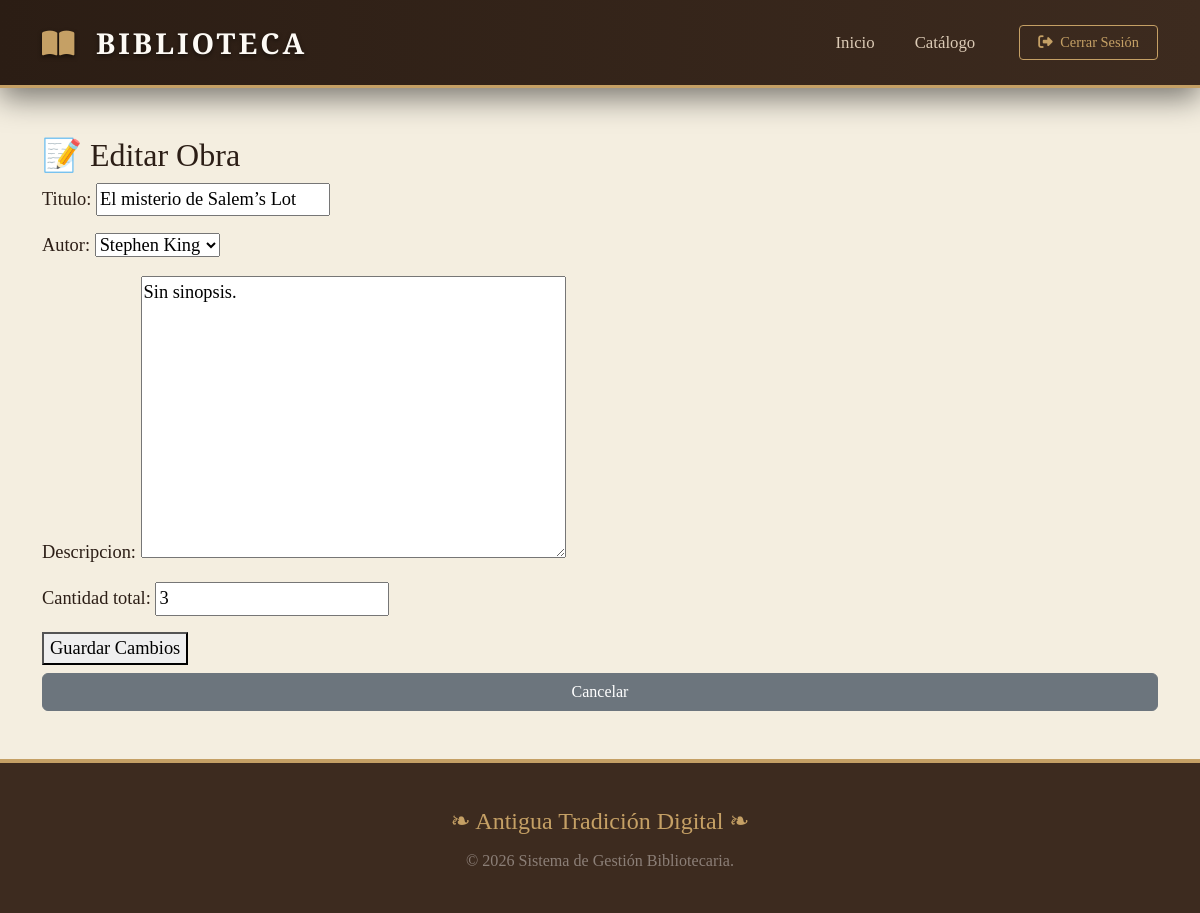
The app's page /libros/70/editar/ (signed in) with its own data.
### Gestion/models.py (models this page shows, shortened)
class Libro(models.Model):
    titulo = models.CharField(max_length=200)
    isbn = models.CharField(max_length=13, unique=True, null=True, blank=True)
    descripcion = models.TextField(blank=True, null=True)
    autor = models.ForeignKey(Autor, related_name="libros", on_delete=models.PROTECT)
    cantidad_total = models.PositiveIntegerField(default=1)
    ejemplares_disponibles = models.IntegerField(default=1)
    portada = models.ImageField(upload_to='portadas/', blank=True, null=True)
    disponible = models.BooleanField(default=True)

### Gestion/views.py (the view)
# urls.py: path('libros/<int:pk>/editar/', LibroUpdateView.as_view(), name='libro_editar'), # Antes era libro_update en el template
class LibroUpdateView(LoginRequiredMixin, StaffBodegaMixin, UpdateView):
    model = Libro
    fields = ['titulo', 'autor', 'descripcion', 'cantidad_total'] # Agrega los campos que necesites
    template_name = 'Gestion/templates/editar_libro.html'
    success_url = reverse_lazy('libro_list')

### Gestion/models.py (called while the page is built)
    def __str__(self):
        return f"{self.nombre} {self.apellido}"

### Gestion/views.py (called while the page is built)
    def test_func(self):
        u = self.request.user
        return u.is_superuser or u.groups.filter(name__in=['Administrador', 'Bodega']).exists()

### Gestion/templates/editar_libro.html (shortened to what this page needs)
{% extends "index.html" %}
{% block contenido %}
<div class="login-container animate__animated animate__fadeInUp">
    <h2 class="login-title">📝 Editar Obra</h2>
    <form method="post">
        {{ form.as_p }} <button type="submit" class="btn-login">Guardar Cambios</button>
        <a href="{% url 'libro_list' %}" class="btn btn-secondary w-100 mt-2">Cancelar</a>
    </form>
</div>
{% endblock %}

### Gestion/templates/index.html (style rules this page uses)
:root { --wood-dark: #3d2b1f; --wood-light: #5c422e; --gold-accent: #c5a065; --paper-bg: #f4eee0; --text-main: #2c1e16; }
body { background-color: var(--paper-bg); background-image: url("https://www.transparenttextures.com/patterns/natural-paper.png"); background-attachment: fixed; color: var(--text-main); font-family: 'EB Garamond', serif; font-size: 1.15rem; display: flex; flex-direction: column; min-height: 100vh; }

### records on screen
Libro: titulo "El misterio de Salem’s Lot", autor "Stephen King", descripcion "Sin sinopsis.", cantidad_total "3"
